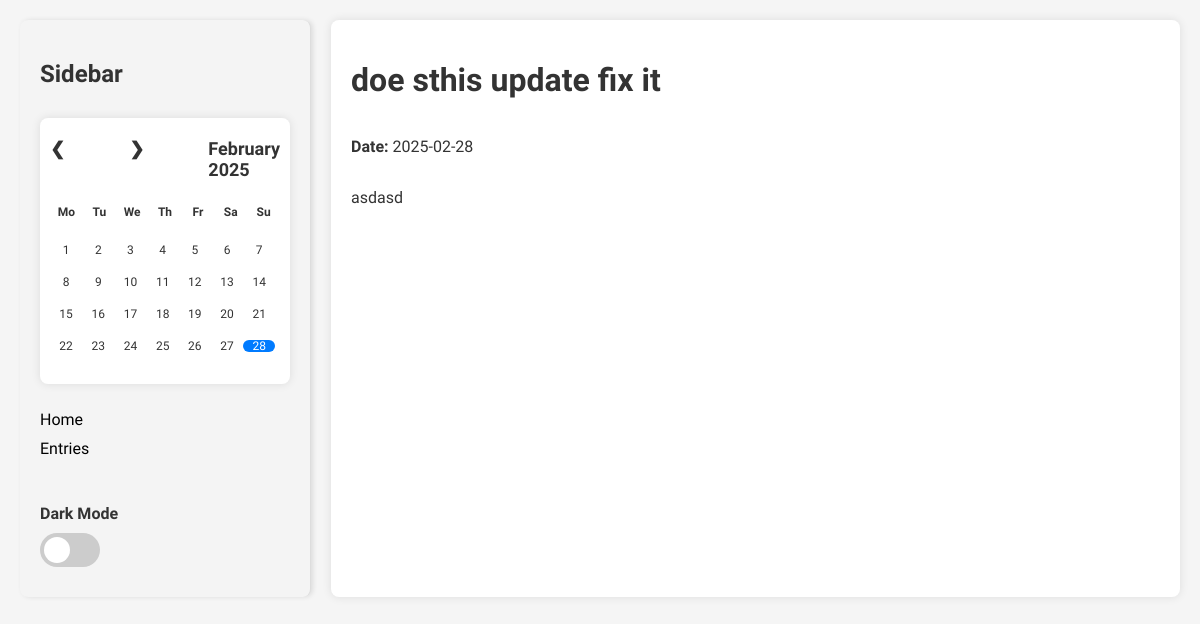
Page /entry/42 on the committed database.
### tables this page shows
CREATE TABLE journal (
                            id INTEGER PRIMARY KEY AUTOINCREMENT,
                            title TEXT NOT NULL,
                            content TEXT NOT NULL,
                            mood TEXT,
                            date TEXT NOT NULL);

### app.py (the view)
@app.route('/entry/<int:entry_id>')
def view_entry(entry_id):
    today = datetime.now().strftime('%Y-%m-%d')
    with sqlite3.connect('journal.db') as conn:
        cursor = conn.cursor()
        cursor.execute("SELECT id, title, content, date FROM journal WHERE id = ?", (entry_id,))
        entry_data = cursor.fetchone()
        current_month = today[:7]
        cursor.execute("SELECT DISTINCT strftime('%d', date) FROM journal WHERE strftime('%Y-%m', date) = ?",
                      (current_month,))
        days_with_entries = [int(day[0]) for day in cursor.fetchall()]
    if entry_data:
        entry = {
            "id": entry_data[0],
            "title": entry_data[1],
            "content": entry_data[2],
            "date": entry_data[3]
        }
    else:
        entry = {"error": "Entry not found"}
    days = range(1, 32)
    return render_template('entry.html',
                          entry=entry,
                          entry_days=days_with_entries,
                          days=days)

### templates/entry.html (shortened to what this page needs)
<!DOCTYPE html>
<html lang="en">
<head>
    <link rel="stylesheet" href="{{ url_for('static', filename='styles.css') }}">
</head>
<body>
    <div class="container">
        <div class="sidebar" role="navigation" aria-label="Sidebar">
            <h2>Sidebar</h2>
            <div class="calendar calendar-entries" role="region" aria-label="Calendar">
                <div class="month">
                    <ul>
                        <li class="prev" onclick="prevMonth()">&#10094;</li>
                        <li class="next" onclick="nextMonth()">&#10095;</li>
                        <li id="monthYear">August<br><span style="font-size:18px">2023</span></li>
                    </ul>
                </div>
                <ul class="weekdays">
                    <li>Mo</li>
                    <li>Tu</li>
                    <li>We</li>
                    <li>Th</li>
                    <li>Fr</li>
                    <li>Sa</li>
                    <li>Su</li>
                </ul>
                <ul class="days">
                </ul>
            </div>
            <ul>
                <li><a href="{{ url_for('home') }}">Home</a></li>
                <li><a href="{{ url_for('view_entries') }}">Entries</a></li>
            </ul>
            <div class="switch-container">
                <label for="dark-mode-toggle">Dark Mode</label>
                <label class="switch">
                    <span class="slider round"></span>
                </label>
            </div>
        </div>
        <div class="main-content">
            <h1>{{ entry.title }}</h1>
            <p><strong>Date: </strong>{{ entry.date }} </p>
            <p>{{ entry.content }}</p>
        </div>
    </body>
    </html>

### static/styles.css (style rules this page uses)
body { font-family: 'Open Sans', Arial, sans-serif; margin: 0; padding: 0; display: flex; flex-direction: column; height: 100vh; overflow: hidden; background-color: #f5f5f5; color: #333; transition: background-color 0.3s, color 0.3s; font-size: 16px; }
.sidebar, .calendar, .journaling { transition: background-color 0.3s, color 0.3s, box-shadow 0.3s; }
.container { display: flex; width: 100%; padding: 20px; box-sizing: border-box; }
.sidebar { width: 250px; background-color: #f4f4f4; padding: 20px; border-right: 1px solid #ddd; box-shadow: 2px 0 5px rgba(0, 0, 0, 0.1); border-radius: 8px; margin-right: 20px; display: flex; flex-direction: column; justify-content: space-between; transition: background-color 0.3s; }
.sidebar ul { list-style-type: none; padding: 0; }
.sidebar ul li { margin: 10px 0; }
.sidebar ul li a { text-decoration: none; font-size: 16px; color: #000; display: flex; align-items: center; }
.calendar { margin-top: 10px; background-color: #fff; padding: 10px; box-shadow: 0 0 10px rgba(0, 0, 0, 0.1); border-radius: 8px; font-size: 12px; }
.month { display: flex; justify-content: space-between; align-items: center; }
.month ul { list-style-type: none; padding: 0; margin: 0; display: flex; justify-content: space-between; width: 100%; }
.month ul li { font-size: 18px; font-weight: bold; }
.month .prev, .month .next { cursor: pointer; }
.weekdays { display: flex; justify-content: space-between; padding: 3px 0; }
.weekdays li { width: 30%; text-align: center; font-weight: bold; line-height: 0; }
.days { display: flex; flex-wrap: wrap; }
.switch-container { margin-top: auto; text-align: left; padding-top: 20px; }
.switch-container label { display: block; margin-bottom: 10px; font-weight: bold; }
.switch { position: relative; display: inline-block; width: 60px; height: 34px; }
.slider { position: absolute; cursor: pointer; top: 0; left: 0; right: 0; bottom: 0; background-color: #ccc; transition: .4s; }
.slider:before { position: absolute; content: ""; height: 26px; width: 26px; left: 4px; bottom: 4px; background-color: white; transition: .4s; }
.slider.round { border-radius: 34px; }
.slider.round:before { border-radius: 50%; }
.main-content { flex-grow: 1; display: flex; flex-direction: column; padding: 20px; background-color: #fff; box-shadow: 0 0 10px rgba(0, 0, 0, 0.1); border-radius: 8px; transition: background-color 0.3s; }

### rows in the picture
journal: title "doe sthis update fix it", date "2025-02-28", content "asdasd"
